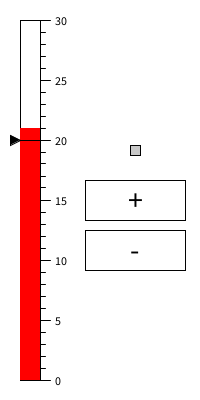
Frame 1 (no input)
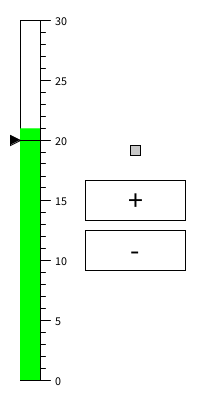
Frame 60 (the mouse pressed at the canvas centre just before this capture)
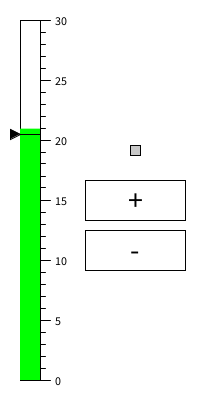
Frame 120 (the mouse held since frame 60 and released just before this capture)

The Processing sketch that drew these frames (run headless with seeded random() and noise(); from frame 60 on, the mouse is pressed at the canvas centre):

// Processing sketch: termo1
// ── termo1.pde
int Boutton1 = 255;
int Boutton2 = 255;
int c = 0;
int Red = 255;
int Green = 0;

float temp = 21; // température courante
float tempCible = 20; // température souhaitée
float tempMarge = 0.5; // marge pour le pilotage
boolean chauffage = false; // le chauffage est-il en marche ?

/*** Simulation de changement de la température. Ne pas toucher ***/
float tempInertie = 0;

void changementTemp() {
  temp = constrain(temp + random(tempInertie) - random(1e-3), 0, 30);
  tempInertie = constrain(tempInertie + (chauffage ? 1 : -1) * 1e-5, 0, 2e-3);
}
/*** Fin de la partie magique ***/

void dessinerThermometre() {
  //Couleur Termo
  if (temp  > tempCible+1 &&  temp  < tempCible+2 || temp < tempCible-1 && temp > tempCible-2) {
    Red = 200;
    Green = 165;
  } else if (temp  > tempCible+2 || temp < tempCible-2) {
    Red = 255;
    Green = 0;
  } else if (temp  > tempCible+tempMarge && temp  < tempCible+1 || temp < tempCible-tempMarge && temp > tempCible-1) {
    Red = 0;
    Green = 255;
  }

  rectMode(CORNER);
  stroke(0);
  noFill();
  rect(20, 20, 20, height - 40);
  // la fonction map() est une application entre deux intervalles
  // dans ce cas elle transforme une temperature entre 0 et 30
  // en coordonnée y entre height - 20 et 20
  float y = map(temp, 0, 30, height - 20, 20);
  noStroke();
  fill(Red, Green, 0);
  rect(20, y, 20, height - 20 - y);

  //Affichage Cible
  fill(0);
  stroke(1);  
  float yCible = map(tempCible, 0, 30, height - 20, 20);
  line(20, yCible, 40, yCible);
  triangle(10, yCible +5, 10, yCible -5, 20, yCible);

  //graduation
  textAlign(LEFT);
  textSize(12);
  fill(0);
  stroke(1);
  for (int i = 30; i >= 0; i--) {
    float yMarque = map(i, 0, 30, height - 20, 20);
    line(40, yMarque, 45, yMarque);
  }
  for (int i = 30; i >= 0; i=i-5) {
    float yMarque = map(i, 0, 30, height - 20, 20);
    line(40, yMarque, 50, yMarque);
    text(i, 55, 5+ yMarque);
  }

  //Boutton
  rectMode(CENTER);
  fill(Boutton1);
  rect(135, 200, 100, 40);
  fill(Boutton2);
  rect(135, 250, 100, 40);
  fill(0);
  textSize(30);
  textAlign(CENTER);
  text("+", 135, 210);
  text("-", 135, 260);
  if (c == 100) {
    Boutton1 = 255;
    Boutton2 = 255;
  } else {
    c++;
  }
}


void mousePressed() {
  if (mouseX < 185 && mouseY < 220 && mouseX > 85 && mouseY > 180) {
    tempCible = tempCible +0.5;
    Boutton1 = 200;
  } else if (mouseX < 185 && mouseY < 270 && mouseX > 85 && mouseY > 230) {
    tempCible = tempCible -0.5;
    Boutton2 = 200;
  }
}


void allumer() {
  chauffage = true;
}

void eteindre() {
  chauffage = false;
}

void piloter() {

  //Voyant
  fill(200);
  stroke(1);
  rectMode(CENTER);
  rect(135, 150, 10, 10);

  if (temp+tempMarge  > tempCible) {
    eteindre();
  } else if (temp-tempMarge < tempCible) {
    allumer();
    fill(0, 0, 255);
    rect(135, 150, 10, 10);
  }
}

void setup() {
  size(200, 400);
}

void draw() {
  background(255);
  dessinerThermometre();
  piloter();
  changementTemp();
}
